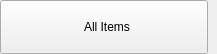
                        <widget class="QWidget" name="inventory_preset_frame">
                         <property name="geometry">
                          <rect>
                           <x>0</x>
                           <y>0</y>
                           <width>217</width>
                           <height>54</height>
                          </rect>
                         </property>
                         <layout class="QVBoxLayout" name="inventory_preset_layout_2">
                          <property name="spacing">
                           <number>0</number>
                          </property>
                          <property name="leftMargin">
                           <number>0</number>
                          </property>
                          <property name="topMargin">
                           <number>0</number>
                          </property>
                          <property name="rightMargin">
                           <number>0</number>
                          </property>
                          <property name="bottomMargin">
                           <number>0</number>
                          </property>
                          <item>
                           <widget class="QFrame" name="inventory_preset_frame_2">
                            <property name="frameShape">
                             <enum>QFrame::NoFrame</enum>
                            </property>
                            <property name="frameShadow">
                             <enum>QFrame::Raised</enum>
                            </property>
                            <layout class="QVBoxLayout" name="inventory_preset_layout_3">
                             <property name="spacing">
                              <number>0</number>
                             </property>
                             <property name="leftMargin">
                              <number>0</number>
                             </property>
                             <property name="topMargin">
                              <number>0</number>
                             </property>
                             <property name="rightMargin">
                              <number>9</number>
                             </property>
                             <property name="bottomMargin">
                              <number>0</number>
                             </property>
                             <item alignment="Qt::AlignTop">
                              <widget class="QFrame" name="inventory_preset_menu_frame">
                               <property name="frameShape">
                                <enum>QFrame::NoFrame</enum>
                               </property>
                               <property name="frameShadow">
                                <enum>QFrame::Raised</enum>
                               </property>
                               <layout class="QVBoxLayout" name="inventory_preset_menu_layout">
                                <property name="spacing">
                                 <number>2</number>
                                </property>
                                <property name="leftMargin">
                                 <number>0</number>
                                </property>
                                <property name="topMargin">
                                 <number>0</number>
                                </property>
                                <property name="rightMargin">
                                 <number>0</number>
                                </property>
                                <property name="bottomMargin">
                                 <number>0</number>
                                </property>
                                <item>
                                 <widget class="QPushButton" name="pushButton_9">
                                  <property name="minimumSize">
                                   <size>
                                    <width>208</width>
                                    <height>54</height>
                                   </size>
                                  </property>
                                  <property name="maximumSize">
                                   <size>
                                    <width>208</width>
                                    <height>54</height>
                                   </size>
                                  </property>
                                  <property name="cursor">
                                   <cursorShape>PointingHandCursor</cursorShape>
                                  </property>
                                  <property name="styleSheet">
                                   <string notr="true"/>
                                  </property>
                                  <property name="text">
                                   <string>  All Items</string>
                                  </property>
                                  <property name="iconSize">
                                   <size>
                                    <width>20</width>
                                    <height>20</height>
                                   </size>
                                  </property>
                                  <property name="checkable">
                                   <bool>true</bool>
                                  </property>
                                 </widget>
                                </item>
                               </layout>
                              </widget>
                             </item>
                            </layout>
                           </widget>
                          </item>
                         </layout>
                        </widget>
